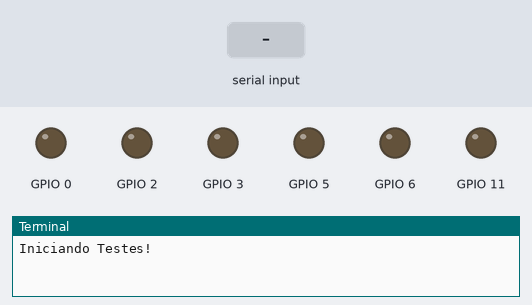
Bench run of a program on a simulated Raspberry Pi (BCM pin numbers). On the bench: output pins drawn as LEDs (lit = HIGH), the last lines printed to the terminal. Inputs (shaded band) come from the test bench.

Above: at 1.2 s.
1.3 s: "1" typed at the terminal, then Enter
At 2.5 s:
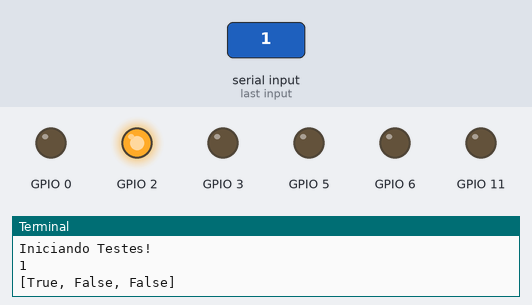
At 4.0 s:
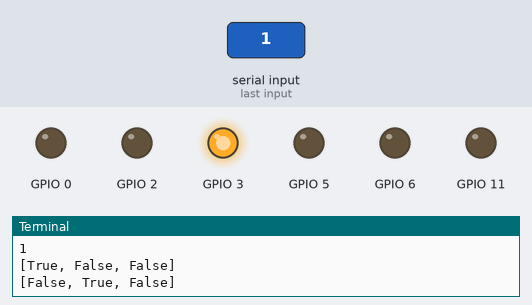
Timing chart, 0 to 12.8 s (numbered marks = the images above; inputs shaded):
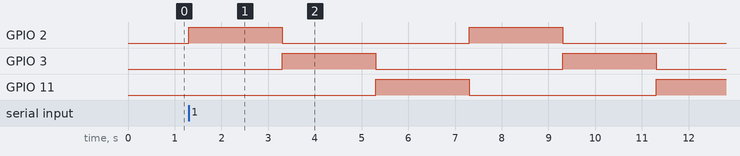

The program:

gpio.py
```python
'''
    Programa simples que conecta leds em GPIO
    https://sourceforge.net/p/raspberry-gpio-python/wiki/Outputs/
'''
import RPi.GPIO as GPIO
from time import sleep

# Define o padrao de numeracao das portas como BCM
# A outra opcap e GPIO.BOARD para usar o numero dos pinos fisicos da placa
GPIO.setmode(GPIO.BCM)

# portas da GPIO onde os leds estão conectados
GREEN_1 = 2
YELLOW_1 = 3
RED_1 = 11

GREEN_2 = 0
YELLOW_2 = 5
RED_2 = 6

semaforo_1 = [GREEN_1, YELLOW_1, RED_1]
semaforo_2 = [GREEN_2, YELLOW_2, RED_2]


states_1 = [[True, False, False], [False, True, False], [False, False, True]]

botoes =[10,9]
sensores_carros = [4, 17]

def configura_gpio():
    leds = semaforo_1 + semaforo_2
    for l in leds:
        GPIO.setup(l, GPIO.OUT)

    for b in botoes:
        GPIO.setup(b, GPIO.IN, pull_up_down=GPIO.PUD_DOWN)

    for s in sensores_carros:
        GPIO.setup(s, GPIO.IN, pull_up_down=GPIO.PUD_DOWN)

def liga_lampadas():
    active = []
    count = 0
    while True:
        if count >= 3:
            count = 0

        current_state = states_1[count]
        print(current_state)
        for i in range(0,3):
            if current_state[i]:
                GPIO.output(semaforo_1[i],  GPIO.HIGH)
            else:
                GPIO.output(semaforo_1[i], GPIO.LOW)

        sleep(2)
        count+=1

def trataEntradas(entradas):
    while True:
        ativos = []
        for e in entradas:
            if GPIO.input(e):
                ativos.append(e)
        print('Botoes ativos')
        print(ativos)
        sleep(0.5)

def tratarBotoesDebouncing():
    count = 0
    while True:
        for b in botoes:
            if GPIO.input(b):
                if count < 4:
                    count+=1
                if count == 4:
                    print('ativo {}'.format(b))
            else:
                if count > 0:
                    count -= 1
                if count == 0:
                    print('Inativo {}'.format(b))
        sleep(1)


def main():
    print("Iniciando Testes!")
    configura_gpio()

    option = int(input())

    if option == 1:
        liga_lampadas()
    elif option == 2:
        trataEntradas(botoes)
    elif option == 3:
        tratarBotoesDebouncing()
    elif option == 4:
        trataEntradas(sensores_carros)

if __name__ == "__main__":
    main()
```

Measured:
- after the input at 1.3 s, GPIO 2: alternates HIGH for 2.0 s and LOW for 4.0 s, starting at once; GPIO 3: alternates HIGH for 2.0 s and LOW for 4.0 s, starting after 2.0 s; GPIO 11: LOW → HIGH after 4.0 s, → LOW 2.0 s later, → HIGH 4.0 s later
